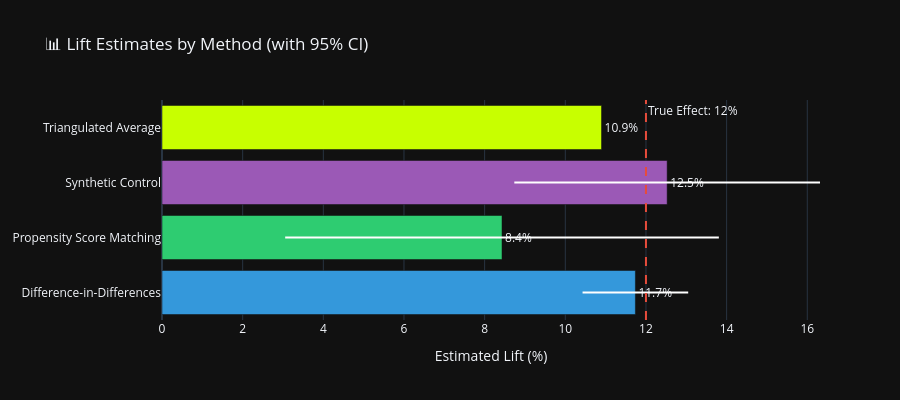

Notebook code cell kept with this figure:
### Code cell
# Visualize method comparison
colors = ['#3498db', '#2ecc71', '#9b59b6', '#c8ff00']

fig = go.Figure()

# Add bars
fig.add_trace(go.Bar(
    y=results_summary['Method'],
    x=results_summary['Lift'] * 100,
    orientation='h',
    marker_color=colors,
    text=[f"{x:.1f}%" for x in results_summary['Lift'] * 100],
    textposition='outside'
))

# Add error bars for CI
for i, row in results_summary.iterrows():
    if pd.notna(row['CI_Lower']):
        fig.add_trace(go.Scatter(
            x=[row['CI_Lower']*100, row['CI_Upper']*100],
            y=[row['Method'], row['Method']],
            mode='lines',
            line=dict(color='white', width=2),
            showlegend=False
        ))

# Add true effect line
fig.add_vline(x=TRUE_EFFECT*100, line_dash="dash", line_color="#e74c3c", line_width=2,
              annotation_text=f"True Effect: {TRUE_EFFECT*100:.0f}%")

fig.update_layout(
    title="📊 Lift Estimates by Method (with 95% CI)",
    xaxis_title="Estimated Lift (%)",
    height=400,
    showlegend=False
)
fig.show()

### Figure 1 — Plotly figure (JSON) as saved in the notebook; plotly's stock layout.template omitted (floating-point values rounded to 4 significant figures)
{"data": [{"marker": {"color": ["#3498db", "#2ecc71", "#9b59b6", "#c8ff00"]}, "orientation": "h", "text": ["11.7%", "8.4%", "12.5%", "10.9%"], "textposition": "outside", "type": "bar", "x": [11.74, 8.431, 12.53, 10.9], "y": ["Difference-in-Differences", "Propensity Score Matching", "Synthetic Control", "Triangulated Average"]}, {"line": {"color": "white", "width": 2}, "mode": "lines", "showlegend": false, "type": "scatter", "x": [10.43, 13.05], "y": ["Difference-in-Differences", "Difference-in-Differences"]}, {"line": {"color": "white", "width": 2}, "mode": "lines", "showlegend": false, "type": "scatter", "x": [3.054, 13.81], "y": ["Propensity Score Matching", "Propensity Score Matching"]}, {"line": {"color": "white", "width": 2}, "mode": "lines", "showlegend": false, "type": "scatter", "x": [8.736, 16.32], "y": ["Synthetic Control", "Synthetic Control"]}], "layout": {"annotations": [{"showarrow": false, "text": "True Effect: 12%", "x": 12, "xanchor": "left", "xref": "x", "y": 1, "yanchor": "top", "yref": "y domain"}], "height": 400, "shapes": [{"line": {"color": "#e74c3c", "dash": "dash", "width": 2}, "type": "line", "x0": 12, "x1": 12, "xref": "x", "y0": 0, "y1": 1, "yref": "y domain"}], "showlegend": false, "title": {"text": "📊 Lift Estimates by Method (with 95% CI)"}, "xaxis": {"title": {"text": "Estimated Lift (%)"}}}}
